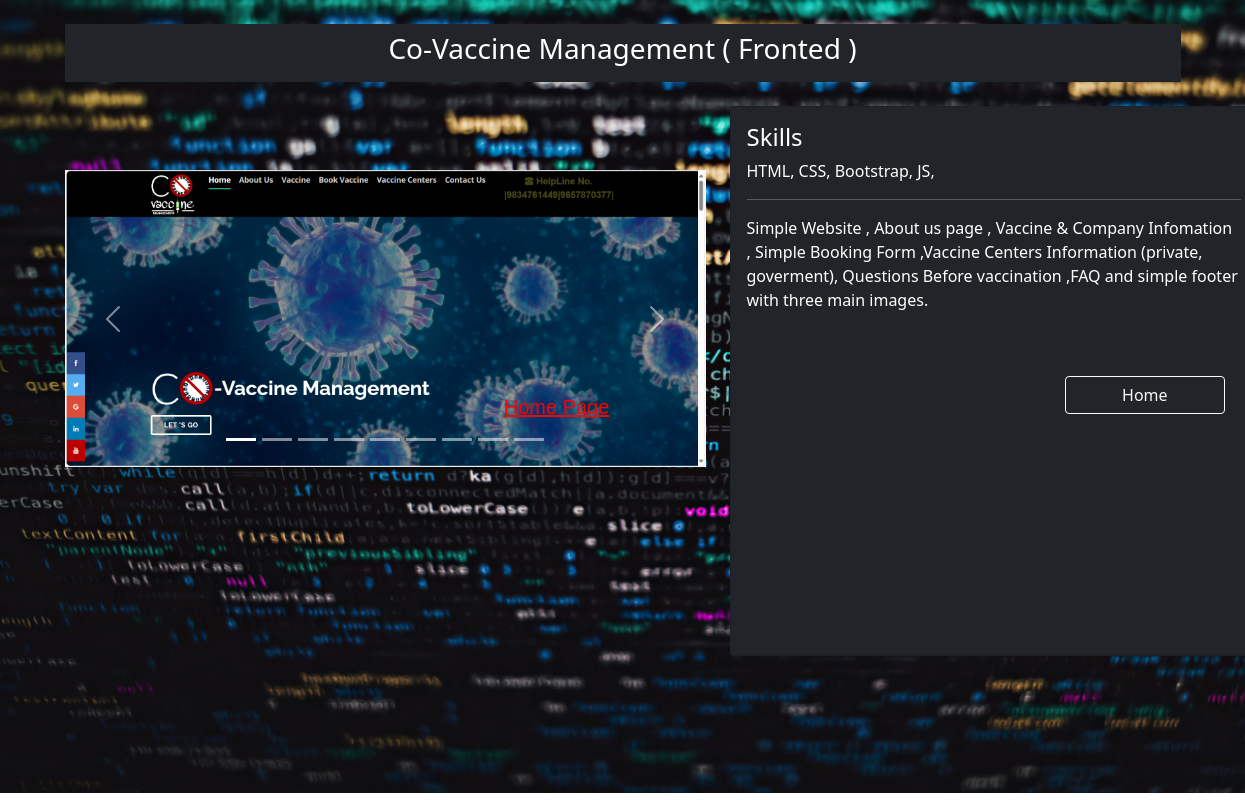
The page /project3/3 on the database its author committed.
### app/models.py (models this page shows)
class Project(models.Model):
    p_name = models.CharField(max_length=100)
    p_skills = models.CharField(max_length=400)
    p_details = models.CharField(max_length=1000)

### app/views.py (the view)
# urls.py: path('project3/<int:pk>',project3),
def project3(request,pk):
    data=Project.objects.get(pk=pk)
    return render(request,'project3.html',{"pk":pk,'data':data})

### app/templates/project3.html (shortened to what this page needs)
{% load static %}
<!doctype html>
<html lang="en">
  <head>
    <link href="https://cdn.jsdelivr.net/npm/bootstrap@5.0.2/dist/css/bootstrap.min.css" rel="stylesheet">
    <link rel="stylesheet" href="{% static 'js.js' %}" type="text\JS">
  </head>
  <body>
    <div class="bg-image"  id="bg" >
      <div class="container">
          <br>
      <div class="py-2 bg-dark" id="dark">
          <h3 class="text-center"> {{ data.p_name }}  </h3></div><br>
      <div class="row">
        {% block 'photos' %}
          <div class="col-sm-7">
            <div id="carouselExampleCaptions" class="carousel slide" >
              <div class="carousel-indicators">
                <button type="button" data-bs-target="#carouselExampleCaptions" data-bs-slide-to="0" class="active" aria-current="true" aria-label="Slide 1"></button>
                <button type="button" data-bs-target="#carouselExampleCaptions" data-bs-slide-to="1" aria-label="Slide 2"></button>
                <button type="button" data-bs-target="#carouselExampleCaptions" data-bs-slide-to="2" aria-label="Slide 3"></button>
                <button type="button" data-bs-target="#carouselExampleCaptions" data-bs-slide-to="3" aria-label="Slide 4"></button>
                <button type="button" data-bs-target="#carouselExampleCaptions" data-bs-slide-to="4" aria-label="Slide 5"></button>
                <button type="button" data-bs-target="#carouselExampleCaptions" data-bs-slide-to="5" aria-label="Slide 6"></button>
                <button type="button" data-bs-target="#carouselExampleCaptions" data-bs-slide-to="6" aria-label="Slide 7"></button>
                <button type="button" data-bs-target="#carouselExampleCaptions" data-bs-slide-to="7" aria-label="Slide 8"></button>
                <button type="button" data-bs-target="#carouselExampleCaptions" data-bs-slide-to="8" aria-label="Slide 9"></button>
              </div>
              <div class="carousel-inner" id="slide">
                <div class="carousel-item active">
                  <img src="{% static '/img/covid/home.png' %}" class="d-block w-100" alt="...">
                  <div class="carousel-caption d-flex justify-content-end">
                    <h5 id="light"><u>Home Page</u></h5>
                  </div>
                </div>
            </div>
            <button class="carousel-control-prev" type="button" data-bs-target="#carouselExampleCaptions" data-bs-slide="prev">
              <span class="carousel-control-prev-icon" aria-hidden="true"></span>
            </button>
            <button class="carousel-control-next" type="button" data-bs-target="#carouselExampleCaptions" data-bs-slide="next">
              <span class="carousel-control-next-icon" aria-hidden="true"></span>
            </button>
          </div>
        {% endblock %}
          </div>
          <div class="col-sm-4">
              <div class="row">
                  <div class="col-sm-8 mb-2">
                      <div class="card  bg-dark" id="dark" style="width: 33rem; height:550px;">
                          <div class="card-body ">
                              <h4 class="card-text">Skills</h4>
                              <p class="card-text">{{ data.p_skills}}</p>
                              <hr>
                            <p class="card-text">{{data.p_details}}</p>
                            <br><br>
                            <div class="d-flex align-items-end flex-column me-3">
                              <a href="/" class=" col-md-4 btn btn-outline-light mb-2">Home</a>
                            </div>
                          </div>
                          </div>
                        </div>
                      </div>
              </div>
          </div>
      </div>
      </div>
    </head>
  </body>
</html>

### app/templates/project3.html (style rules this page uses)
body, html { height: 100%; margin: 0; }
#bg { width: 100%; height: calc(100vh - 7px); background: url("/Resume_/app/static/img/bg2.jpg"); background-size: cover; position: relative; padding: 0; }
#dark { color: white; }
#light { color: rgb(255, 0, 0); font-family:Impact, Haettenschweiler, 'Arial Narrow Bold', sans-serif; }
#slide { margin-top: 10%; }

### rows shown on the page
Project: p_name "Co-Vaccine Management ( Fronted )", p_skills "HTML, CSS, Bootstrap, JS,", p_details "Simple Website , About us page , Vaccine & Company Infomation , Simple Booking Form ,Vaccine Centers Information (private, goverment), Questions Before vaccination ,FAQ and simple footer with three main images."
